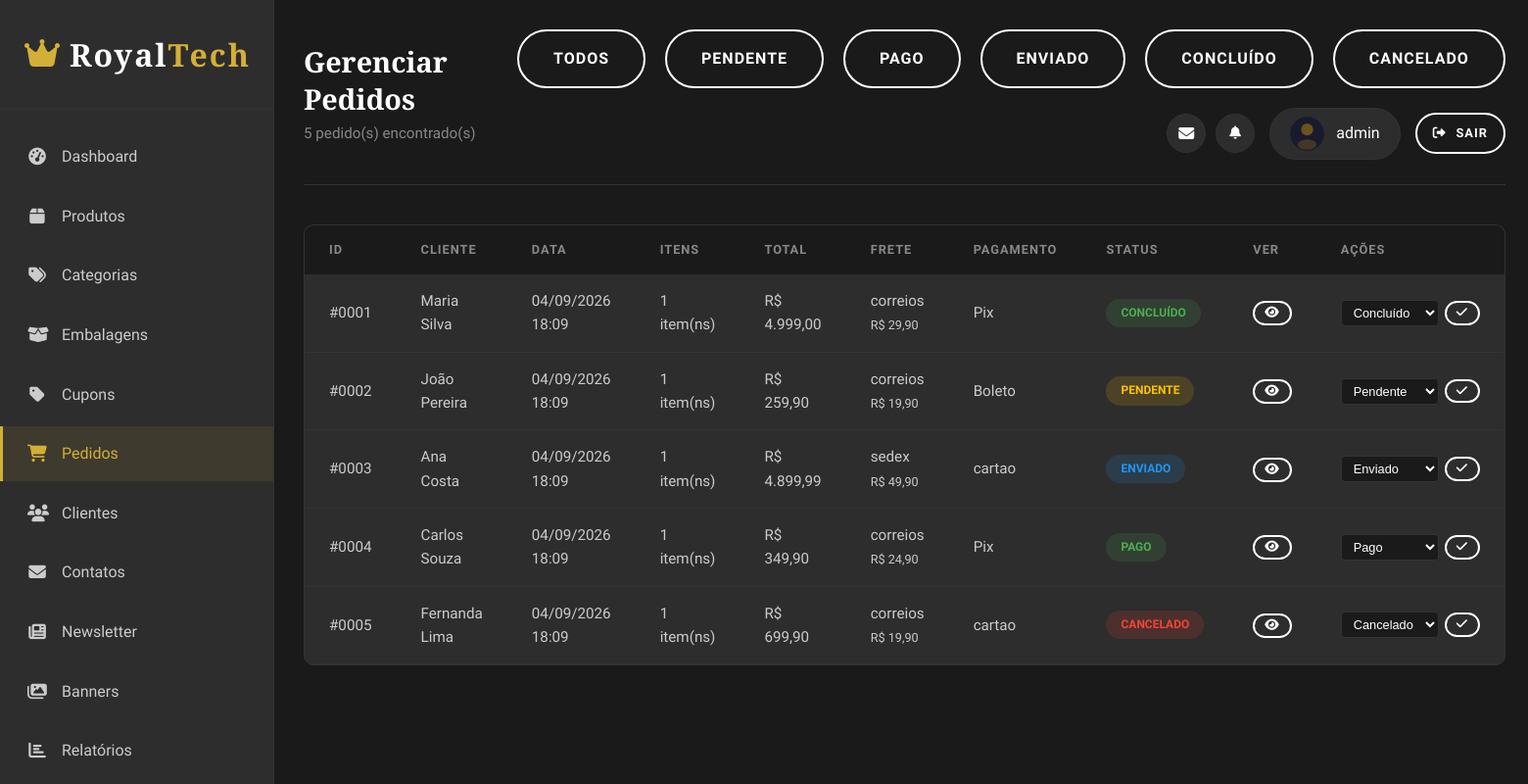
The page /pages/admin/orders.php (signed in) on the database its author committed.
### tables this page shows
CREATE TABLE IF NOT EXISTS e5_orders (
  id INT PRIMARY KEY AUTO_INCREMENT,
  user_id INT NOT NULL,
  status ENUM('pending','paid','shipped','delivered','canceled') NOT NULL DEFAULT 'pending',
  total DECIMAL(10,2) NOT NULL,
  shipping_method VARCHAR(50) NULL,
  shipping_cost DECIMAL(10,2) NOT NULL DEFAULT 0.00,
  payment_method VARCHAR(50) NULL,
  coupon_code VARCHAR(50) NULL,
  payment_card_last_four CHAR(4) NULL,
  payment_status ENUM('pending','paid','refunded') NOT NULL DEFAULT 'pending',
  shipping_neighborhood VARCHAR(80) NULL,
  shipping_city VARCHAR(80) NULL,
  shipping_state VARCHAR(40) NULL,
  shipping_postal_code VARCHAR(10) NULL,
  tracking_code VARCHAR(100) NULL,
  comprovante_filename VARCHAR(60) NULL,
  email_status ENUM('sent','failed','skipped') NULL,
  email_error TEXT NULL,
  created_at TIMESTAMP DEFAULT CURRENT_TIMESTAMP,
  updated_at TIMESTAMP DEFAULT CURRENT_TIMESTAMP ON UPDATE CURRENT_TIMESTAMP,
  CONSTRAINT fk_orders_user FOREIGN KEY (user_id) REFERENCES e5_users(id)
);

CREATE TABLE IF NOT EXISTS e5_users (
  id INT PRIMARY KEY AUTO_INCREMENT,
  name VARCHAR(80) NOT NULL,
  email VARCHAR(120) UNIQUE NOT NULL,
  cpf VARCHAR(14) NULL,
  username VARCHAR(40) UNIQUE NOT NULL,
  password VARCHAR(255) NOT NULL,
  role ENUM('customer','admin') NOT NULL DEFAULT 'customer',
  postal_code VARCHAR(10) NOT NULL,
  street VARCHAR(120) NOT NULL,
  number INT NOT NULL,
  complement VARCHAR(80) DEFAULT NULL,
  created_at TIMESTAMP DEFAULT CURRENT_TIMESTAMP,
  updated_at TIMESTAMP DEFAULT CURRENT_TIMESTAMP ON UPDATE CURRENT_TIMESTAMP
);

### includes/status_labels.php (called while the page is built, shortened)
<?php
$statusLabels = [
    'pending' => ['label' => 'Pendente', 'class' => 'status-pending'],
    'paid'    => ['label' => 'Pago',     'class' => 'status-active'],
    'shipped' => ['label' => 'Enviado',  'class' => 'status-processing'],
    'delivered'=> ['label' => 'Concluído','class' => 'status-active'],
    'canceled'=> ['label' => 'Cancelado','class' => 'status-inactive'],
];

### pages/admin/orders.php (the view, shortened to what this page needs)
<?php
include '../../database/connection.php';
require_once __DIR__ . '/../../includes/status_labels.php';
$filter = (string) ($_GET['status'] ?? '');
$sql = 'SELECT o.id, o.status, o.total, o.shipping_method, o.shipping_cost, o.payment_method, o.created_at, u.name AS user_name,
        (SELECT COUNT(*) FROM e5_order_items oi WHERE oi.order_id = o.id) AS item_count
        FROM e5_orders o INNER JOIN e5_users u ON u.id = o.user_id';
$params = [];
$sql .= ' ORDER BY o.created_at DESC';
$orders = $pdo->prepare($sql);
$orders->execute($params);
$orders = $orders->fetchAll();
?>
<!DOCTYPE html>
<html lang="pt-BR">
<head>
    <?php include 'head_inc.php'; ?>
</head>
<body>
    <div class="admin-wrapper">
        <?php $activePage = 'orders'; include 'sidebar_inc.php'; ?>
        <main class="admin-main">
            <header class="admin-header">
                <div class="admin-title">
                    <h2>Gerenciar Pedidos</h2>
                    <p><?php echo count($orders); ?> pedido(s) encontrado(s)</p>
                </div>
                <div class="admin-actions">
                    <a href="?status=" class="btn btn-secondary <?php echo $filter === '' ? 'active' : ''; ?>">Todos</a>
                    <?php foreach ($statusLabels as $key => $info): ?>
                    <a href="?status=<?php echo $key; ?>" class="btn btn-secondary <?php echo $filter === $key ? 'active' : ''; ?>"><?php echo $info['label']; ?></a>
                    <?php endforeach; ?>
                    <?php include 'header_user_inc.php'; ?>
                </div>
            </header>
            <div class="admin-table-container">
                    <table class="admin-table">
                        <thead>
                            <tr>
                                <th>ID</th>
                                <th>Cliente</th>
                                <th>Data</th>
                                <th>Itens</th>
                                <th>Total</th>
                                <th>Frete</th>
                                <th>Pagamento</th>
                                <th>Status</th>
                                <th>Ver</th>
                                <th>Ações</th>
                            </tr>
                        </thead>
                        <tbody>
                            <?php if (empty($orders)): ?>
                            <tr><td colspan="10" style="text-align:center; color:var(--color-gray); padding:40px;">Nenhum pedido encontrado.</td></tr>
                            <?php else: foreach ($orders as $o):
                                $info = $statusLabels[$o['status']] ?? ['label' => $o['status'], 'class' => ''];
                                $payLabel = ['pix'=>'Pix','boleto'=>'Boleto','credit'=>'Cartão','delivery'=>'Entrega'];
                            ?>
                            <tr>
                                <td>#<?php echo str_pad((string) $o['id'], 4, '0', STR_PAD_LEFT); ?></td>
                                <td><?php echo htmlspecialchars($o['user_name'], ENT_QUOTES, 'UTF-8'); ?></td>
                                <td><?php echo date('d/m/Y H:i', strtotime($o['created_at'])); ?></td>
                                <td><?php echo (int) $o['item_count']; ?> item(ns)</td>
                                <td>R$ <?php echo number_format((float) $o['total'], 2, ',', '.'); ?></td>
                                <td><?php echo $o['shipping_method'] ? htmlspecialchars($o['shipping_method'], ENT_QUOTES, 'UTF-8') . '<br><small>R$ ' . number_format((float)$o['shipping_cost'],2,',','.') . '</small>' : '—'; ?></td>
                                <td><?php echo htmlspecialchars($payLabel[$o['payment_method']] ?? $o['payment_method'] ?? '—', ENT_QUOTES, 'UTF-8'); ?></td>
                                <td><span class="status-badge <?php echo $info['class']; ?>"><?php echo $info['label']; ?></span></td>
                                <td><a href="order-detail.php?id=<?php echo (int) $o['id']; ?>" class="btn btn-secondary" style="padding:4px 10px; font-size:0.8rem;"><i class="fas fa-eye"></i></a></td>
                                <td>
                                    <form method="POST" style="display:flex; gap:6px; align-items:center;">
                                        <select name="status" style="padding:4px 8px; border:1px solid var(--color-border); border-radius:4px; background:var(--color-black); color:var(--color-white); font-size:0.8rem;">
                                            <?php foreach ($statusLabels as $k => $v): ?>
                                            <option value="<?php echo $k; ?>" <?php echo $k === $o['status'] ? 'selected' : ''; ?>><?php echo $v['label']; ?></option>
                                            <?php endforeach; ?>
                                        </select>
                                        <button type="submit" class="btn btn-secondary" style="padding:4px 10px; font-size:0.8rem;" aria-label="Atualizar status do pedido"><i class="fas fa-check"></i></button>
                                    </form>
                                </td>
                            </tr>
                            <?php endforeach; endif; ?>
                        </tbody>
                    </table>
            </div>
        </main>
    </div>
</body>
</html>

### assets/css/style.css (style rules this page uses)
:root { --color-primary: #d4af37; --color-primary-dark: #b8962e; --color-primary-light: #e8c547; --color-black: #1a1a1a; --color-black-light: #2d2d2d; --color-black-lighter: #404040; --color-white: #ffffff; --color-white-smoke: #f5f5f5; --color-gray: #888888; --color-gray-light: #cccccc; --color-border: #333333; --color-gold: #d4af37; --font-primary: 'Rajdhani', sans-serif; --font-secondary: 'Playfair Display', serif; --transition: all 0.3s ease; --shadow: 0 5px 20px rgba(0, 0, 0, 0.15); --shadow-hover: 0 10px 30px rgba(212, 175, 55, 0.2); }
* { margin: 0; padding: 0; box-sizing: border-box; }
html { scroll-behavior: smooth; }
body { font-family: var(--font-primary); font-size: 16px; line-height: 1.6; color: var(--color-white); background-color: var(--color-black); }
a { text-decoration: none; color: inherit; transition: var(--transition); }
h1, h2, h3, h4, h5, h6 { font-family: var(--font-secondary); font-weight: 700; line-height: 1.3; color: var(--color-white); }
h2 { font-size: 2.5rem; }
.btn { display: inline-flex; align-items: center; justify-content: center; gap: 10px; padding: 15px 35px; font-family: var(--font-primary); font-size: 1rem; font-weight: 600; text-transform: uppercase; letter-spacing: 1px; border: none; border-radius: 30px; cursor: pointer; transition: var(--transition); }
.btn-secondary { background: transparent; color: var(--color-white); border: 2px solid var(--color-white); }

### assets/css/admin.css (style rules this page uses)
.admin-wrapper { display: flex; min-height: 100vh; background: var(--color-black); }
.admin-main { flex: 1; margin-left: 280px; padding: 30px; background: var(--color-black); }
.admin-header { display: flex; justify-content: space-between; align-items: center; margin-bottom: 40px; padding-bottom: 25px; border-bottom: 1px solid var(--color-border); }
.admin-title h2 { font-size: 1.8rem; margin-bottom: 5px; }
.admin-title p { color: var(--color-gray); font-size: 0.95rem; }
.admin-actions { display: flex; align-items: center; gap: 20px; flex-wrap: wrap; justify-content: flex-end; }
.admin-table-container { background: var(--color-black-light); border: 1px solid var(--color-border); border-radius: 10px; overflow: hidden; }
.admin-table { width: 100%; border-collapse: collapse; }
.admin-table th, .admin-table td { padding: 15px 25px; text-align: left; }
.admin-table th { background: var(--color-black); color: var(--color-gray); font-weight: 600; font-size: 0.8rem; text-transform: uppercase; letter-spacing: 1px; }
.admin-table td { border-bottom: 1px solid var(--color-border); color: var(--color-gray-light); font-size: 0.95rem; }
.admin-table tbody tr { transition: var(--transition); }
.status-badge { display: inline-block; padding: 5px 15px; border-radius: 20px; font-size: 0.75rem; font-weight: 600; text-transform: uppercase; }
.status-active { background: rgba(76, 175, 80, 0.15); color: #4caf50; }
.status-inactive { background: rgba(244, 67, 54, 0.15); color: #f44336; }
.status-pending { background: rgba(255, 193, 7, 0.15); color: #ffc107; }
.status-processing { background: rgba(33, 150, 243, 0.15); color: #2196f3; }

### rows shown on the page
e5_orders: id "0001", user.name "Maria Silva", created_at "04/09/2026 18:09", item_count "1", total "4.999,00", shipping_method "correios", shipping_cost "29,90", payment_method "Pix", status "CONCLUÍDO", status "Concluído"
e5_orders: id "0002", user.name "João Pereira", created_at "04/09/2026 18:09", item_count "1", total "259,90", shipping_method "correios", shipping_cost "19,90", payment_method "Boleto", status "PENDENTE", status "Pendente"
e5_orders: id "0003", user.name "Ana Costa", created_at "04/09/2026 18:09", item_count "1", total "4.899,99", shipping_method "sedex", shipping_cost "49,90", payment_method "cartao", status "ENVIADO", status "Enviado"
e5_orders: id "0004", user.name "Carlos Souza", created_at "04/09/2026 18:09", item_count "1", total "349,90", shipping_method "correios", shipping_cost "24,90", payment_method "Pix", status "PAGO", status "Pago"
e5_orders: id "0005", user.name "Fernanda Lima", created_at "04/09/2026 18:09", item_count "1", total "699,90", shipping_method "correios", shipping_cost "19,90", payment_method "cartao", status "CANCELADO", status "Cancelado"

### other values the page prints
$item['label'] "Dashboard"
$item['label'] "Produtos"
$item['label'] "Categorias"
$item['label'] "Embalagens"
$item['label'] "Cupons"
$item['label'] "Pedidos"
$item['label'] "Clientes"
$item['label'] "Contatos"
$item['label'] "Newsletter"
$item['label'] "Banners"
$item['label'] "Relatórios"
count($orders) "5"
$info['label'] "PENDENTE"
$info['label'] "PAGO"
$info['label'] "ENVIADO"
